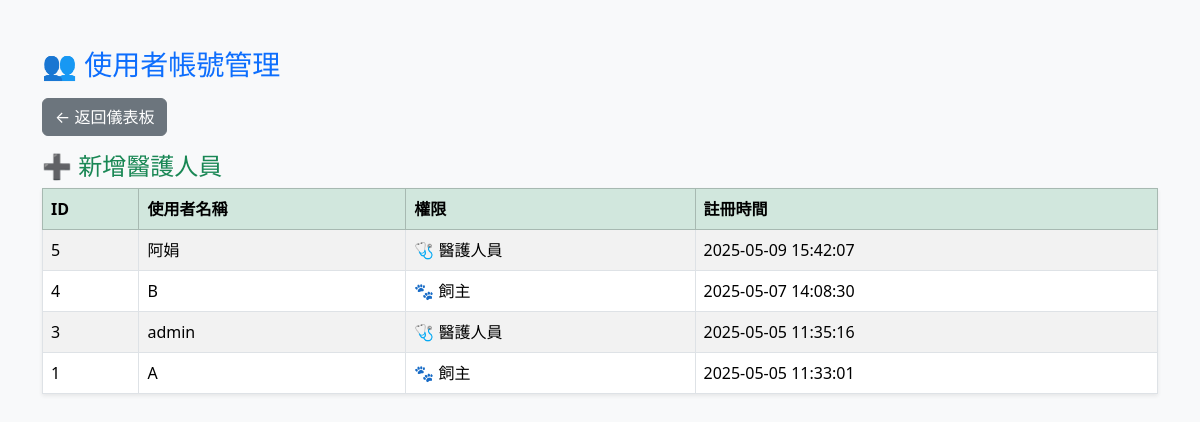
The page /admin_user_manage.php (signed in) on the database its author committed.
### tables this page shows
CREATE TABLE `user` (
  `id` int(11) NOT NULL,
  `username` varchar(50) NOT NULL,
  `password` varchar(255) NOT NULL,
  `role` varchar(50) NOT NULL DEFAULT '使用者',
  `created_at` datetime DEFAULT current_timestamp()
);

### admin_user_manage.php (the view, shortened to what this page needs)
<?php
include 'pdo.php';
$sql = "select id, username,role,created_at from user order by created_at desc";
$stmt = $conn->prepare($sql);
$stmt->execute();
$users = $stmt->fetchAll(PDO::FETCH_ASSOC);
?>
<!DOCTYPE html>
<html lang="en">
<head>
    <link href="https://cdn.jsdelivr.net/npm/bootstrap@5.3.3/dist/css/bootstrap.min.css" rel="stylesheet">
</head>
<body class="bg-light">
    <div class="container mt-5">
        <h3 class="text-primary mb-3">👥 使用者帳號管理</h3>
        <a href="admin_dashboard.php" class="btn btn-secondary mb-3">← 返回儀表板</a>
        <h4 class="text-success mb-2" id="toggleAdd" style="cursor:pointer;">➕ 新增醫護人員</h4>
        <table class="table table-bordered table-striped bg-white shadow-sm">
            <thead class="table-success">
                <tr>
                    <th>ID</th>
                    <th>使用者名稱</th>
                    <th>權限</th>
                    <th>註冊時間</th>
                </tr>
            </thead>
            <tbody>
                <?php foreach ($users as $user): ?>
                    <tr>
                        <td><?= $user['id'] ?></td>
                        <td><?= $user['username'] ?></td>
                        <td><?= $user['role'] === 'admin' ? '🩺 醫護人員' : '🐾 飼主' ?></td>
                        <td><?= $user['created_at'] ?></td>
                    </tr>
                <?php endforeach; ?>
            </tbody>
        </table>
    </div>
</body>
</html>

### rows shown on the page
user: id "5", username "阿娟", role "🩺 醫護人員", created_at "2025-05-09 15:42:07"
user: id "4", username "B", role "🐾 飼主", created_at "2025-05-07 14:08:30"
user: id "3", username "admin", role "🩺 醫護人員", created_at "2025-05-05 11:35:16"
user: id "1", username "A", role "🐾 飼主", created_at "2025-05-05 11:33:01"
